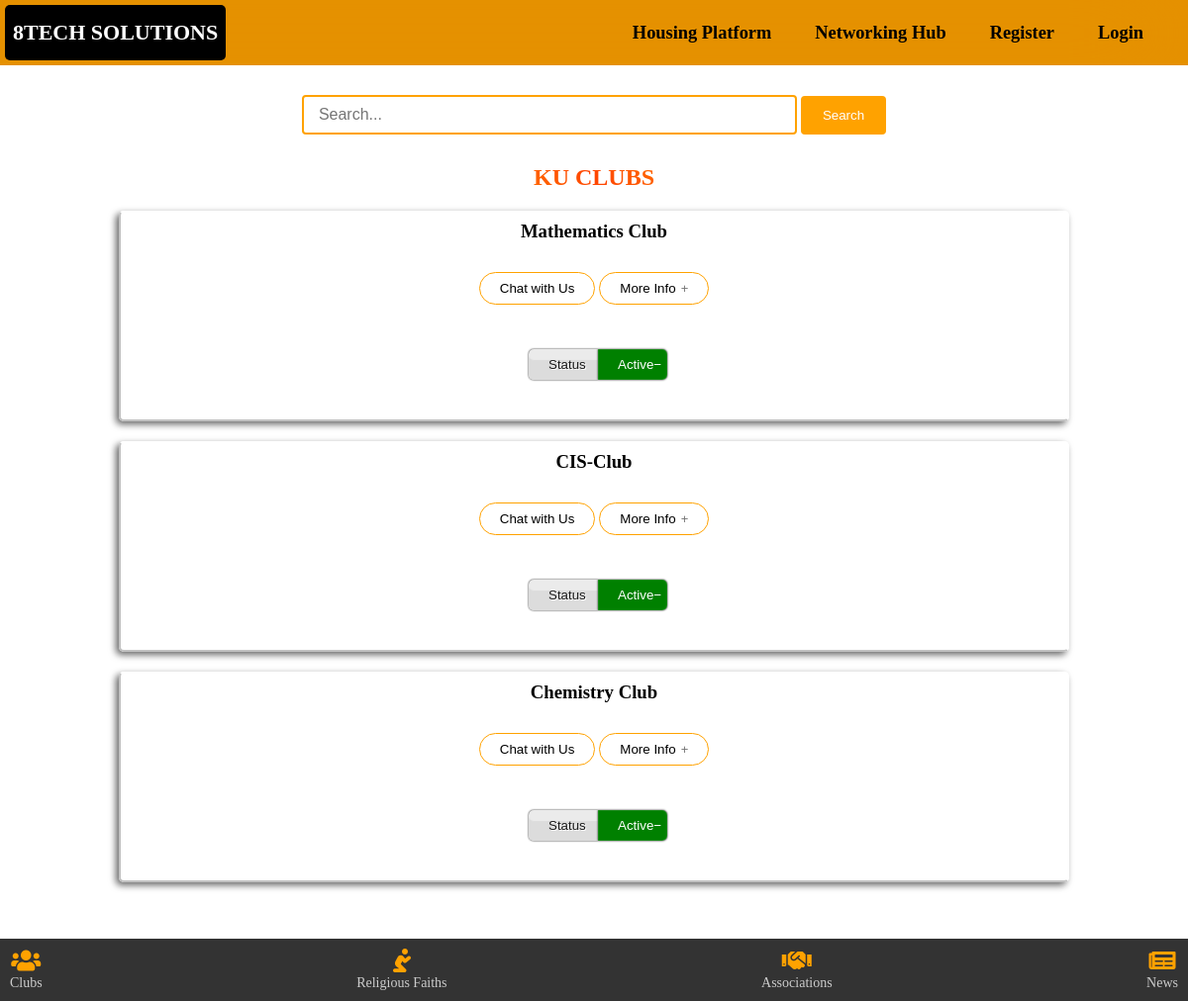
Screenshot of /club with the database file from the repository.
### club/models.py (models this page shows, shortened)
class Club(models.Model):
    CLUB_STATUS = (
        ('Active', 'Active'),
        ('Inactive', 'Inactive'),
    )
    club_name = models.CharField(max_length=100)
    status = models.CharField(max_length=50, choices=CLUB_STATUS)
    club_description = models.TextField(null=True, blank=True)
    phone = models.CharField(max_length=9, default='113631232')
    officials_name = models.CharField(max_length=100, default='8Tech')

### club/views.py (the view)
# urls.py: path('club', views.club, name='club')
def club(request):
    clubs = Club.objects.all()
    context = {'clubs': clubs}
    return render(request, 'club/clubs.html', context)

### club/templates/club/clubs.html (shortened to what this page needs)
{% extends "main.html" %}
{% load static %}
{% block content %}
<div class="search-container">
    <input type="text" class="search-box" placeholder="Search...">
    <button class="search-btn">Search</button>
</div>
<div class="club">
  <h2>KU CLUBS</h2>
{% for club in clubs %}
  <div class="club1">
      <h3>{{club.club_name}}</h3>
      <div class="school">
        <button><a href="https://wa.me/+254{{club.phone}}?text=Hey+{{club.officials_name}},+It's+{{user.username}}+here.%0AI'm+interested+in+joining{{club.club_name}}.">Chat with Us</a></button>
        <button class="accordion"><a href="#">More Info</a></button>
        </div>
      <div class="status">
          <button class="stbtn">Status</button>
          <button class="active">{{club.status}}</button>
      </div>
    </div>
  {% endfor %}
</div>
{% endblock content %}

### static/styles/main.css (style rules this page uses)
* { margin: 0; padding: 0; box-sizing: border-box; text-decoration: none; }
.search-container { text-align: center; }
.search-box { margin-top: 6rem; margin-bottom: 30px; padding: 9px 15px; width: 50%; max-width: 500px; border: 2px solid #ffa200; border-radius: 4px; font-size: 16px; }
.search-btn { padding: 10px 20px; background-color: #ffa200; color: #fff; border: 2px solid #ffa200; border-radius: 4px; cursor: pointer; }
input { outline: none; }
.club1 { text-align: center; width: 80%; padding: 8px 8px 20px 8px; margin: 20px auto; border-radius: 5px; border-top: 2px solid #fff; border-right: 2px solid #fff; border-bottom: 2px solid #c1c1c1; border-left: 2px solid #c1c1c1; box-shadow: -3px 3px 7px rgba(0, 0, 0, .6), inset -100px 0px 100px rgba(255, 255, 255, .5); }

### rows the page displays
Club: club_name "Mathematics Club", status "Active"
Club: club_name "CIS-Club", status "Active"
Club: club_name "Chemistry Club", status "Active"
